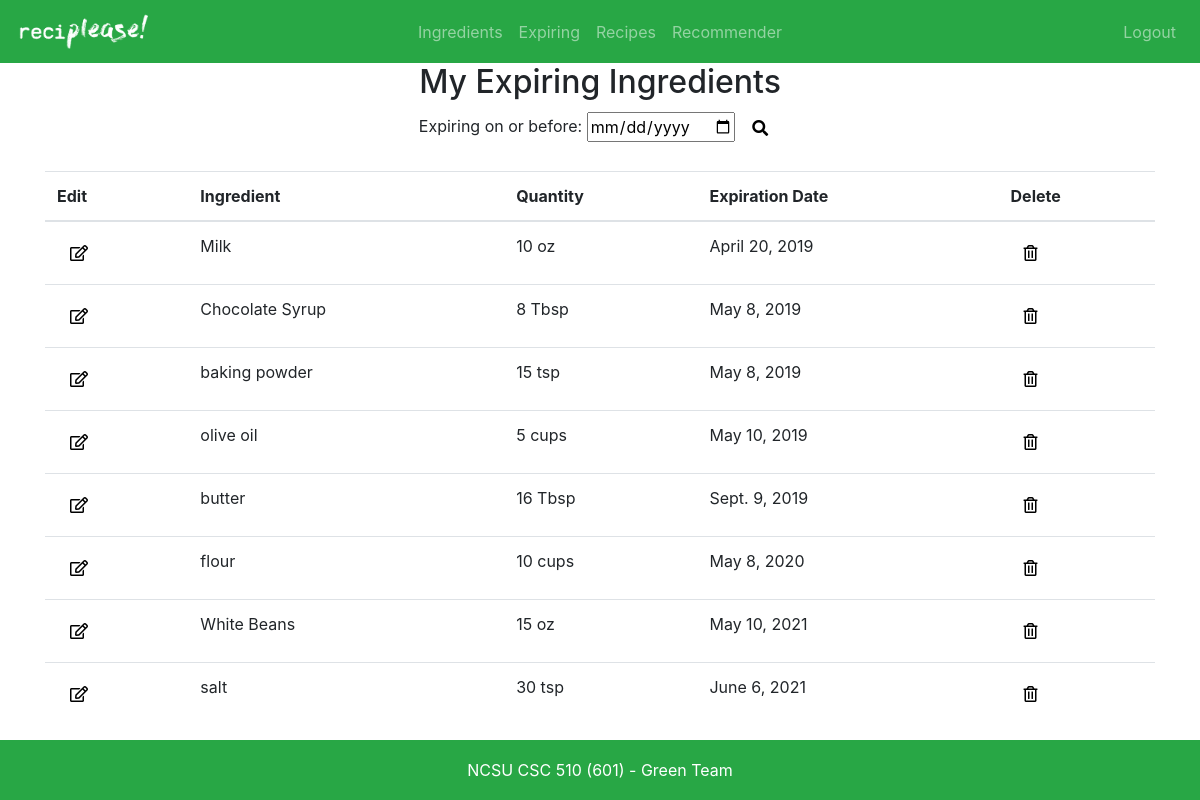
/ingredients/expiring/ (signed in), run on the app's committed database.
### ingredients/models.py (models this page shows, shortened)
class UserIngredient(models.Model):
    ingredient = models.ForeignKey('Ingredient', on_delete=models.SET_NULL, null=True)
    user =  models.ForeignKey(settings.AUTH_USER_MODEL, on_delete=models.CASCADE)
    quantity = models.PositiveIntegerField()
    exp_date = models.DateField(default=one_month_from_today, blank=True, null=True)

class Ingredient(models.Model):
    name = models.CharField(max_length=200)
    quantity_units = models.CharField(max_length=200) # Type of units for ingredient (oz, lbs, units, etc)
    def __str__(self):
        return self.name

### ingredients/views.py (the view)
# urls.py: path('expiring/', views.expiring_ingredients, name='expiring_user_ingredient_list')
def expiring_ingredients(request):
    expiring_user_ingredients = UserIngredient.objects.filter(user=request.user).select_related('ingredient').order_by('exp_date') # Get all ingredients for this user
    return render(request, 'ingredients/expiring_user_ingredient_list.html', {'expiring_user_ingredients': expiring_user_ingredients})

### ingredients/templates/ingredients/expiring_user_ingredient_list.html (shortened to what this page needs)
{% extends 'base.html' %}
{% block content %}
<div class="container">
    <h2 align="center">My Expiring Ingredients</h2>
    <form align="center" >
        Expiring on or before:
        <input type="date" id="expiry_date" name="exp_date">
        <button type="button" id="expiry_search" class="btn btn-default" style="background:none">
            <span class="fas fa-search"></span>
        </button>
</form><br>
    <table class="table">
        <thead>
            <tr>
                <th scope="col">Edit</th>
                <th scope="col">Ingredient</th>
                <th scope="col">Quantity</th>
                <th scope="col">Expiration Date</th>
                <th scope="col">Delete</th>
            </tr>
        </thead>
        <tbody id="exp_table">
            {% for user_ingredient in expiring_user_ingredients %}
            <tr >
                <th scope="row">
                    <button type="button"  class="btn btn-default" style="background:none">
                        <span class="far fa-edit"></span>
                    </button>
                </th>
                <td>{{ user_ingredient.ingredient }}</td>
                <td>{{ user_ingredient.quantity }} {{ user_ingredient.ingredient.quantity_units }}</td>
                <td >{{ user_ingredient.exp_date }}</td>
                <td >
                    <button type="button"  class="btn btn-default" style="background:none">
                        <span class="far fa-trash-alt"></span>
                    </button>
                </td>
            </tr>
            {% endfor %}
        </tbody>
    </table>
</div>
{% endblock %}

### templates/base.html (shortened to what this page needs)
{% load static %}
<!DOCTYPE html>
<html>
<head>
    <link rel="stylesheet" href="https://stackpath.bootstrapcdn.com/bootstrap/4.1.3/css/bootstrap.min.css"
>
    <link rel="stylesheet" href="https://use.fontawesome.com/releases/v5.8.1/css/all.css">
    <link rel="stylesheet" href="{% static 'css/reciplease.css' %}">
</head>
<body>
    {% include 'navbar.html' %}
    {% block content %}
    {% endblock %}
</body>
<footer class="footer bg-success">
    <div class="container">
        <span >NCSU CSC 510 (601) - Green Team</span>
    </div>
</footer>
</html>

### templates/navbar.html (shortened to what this page needs)
{% load staticfiles %}
<nav class="navbar navbar-expand-md navbar-dark bg-success">
    <a class="navbar-brand d-flex w-50 mr-auto" href="{% url 'home' %}">
        <img src="{% static 'media/logo_white.png' %}" width="135" height="37" border="0">
    </a>
    <div class="navbar-collapse collapse w-100" id="collapsingNavbar">
        {% if user.is_authenticated %}
        <ul class="navbar-nav w-100 justify-content-center">
            <li class="nav-item">
                <a class="nav-link" href="{% url 'user_ingredient_list' %}">Ingredients</a>
            </li>
            <li class="nav-item">
                <a class="nav-link" href="{% url 'expiring_user_ingredient_list' %}">Expiring</a>
            </li>
            <li class="nav-item">
                <a class="nav-link" href="{% url 'recipe_list' %}">Recipes</a>
            </li>
            <li class="nav-item">
                <a class="nav-link" href="#">Recommender</a>
            </li>
        </ul>
        {% endif %}
        <ul class="nav navbar-nav ml-auto w-100 justify-content-end">
            {% if user.is_authenticated %}
            <li class="nav-item">
                <a class="nav-link" href="{% url 'logout' %}">Logout</a>
            </li>
            {% else %}
            <li class="nav-item">
                <a class="nav-link" href="{% url 'login' %}">Login</a>
            </li>
            {% endif %}
        </ul>
    </div>
</nav>

### static/css/reciplease.css (style rules this page uses)
.footer { position: absolute; bottom: 0; width: 100%; height: 60px; line-height: 60px; text-align: center; color:#FFFFFF; }

### data on the page
UserIngredient: ingredient "Milk", quantity "10", ingredient.quantity_units "oz", exp_date "April 20, 2019"
UserIngredient: ingredient "Chocolate Syrup", quantity "8", ingredient.quantity_units "Tbsp", exp_date "May 8, 2019"
UserIngredient: ingredient "baking powder", quantity "15", ingredient.quantity_units "tsp", exp_date "May 8, 2019"
UserIngredient: ingredient "olive oil", quantity "5", ingredient.quantity_units "cups", exp_date "May 10, 2019"
UserIngredient: ingredient "butter", quantity "16", ingredient.quantity_units "Tbsp", exp_date "Sept. 9, 2019"
UserIngredient: ingredient "flour", quantity "10", ingredient.quantity_units "cups", exp_date "May 8, 2020"
UserIngredient: ingredient "White Beans", quantity "15", ingredient.quantity_units "oz", exp_date "May 10, 2021"
UserIngredient: ingredient "salt", quantity "30", ingredient.quantity_units "tsp", exp_date "June 6, 2021"
